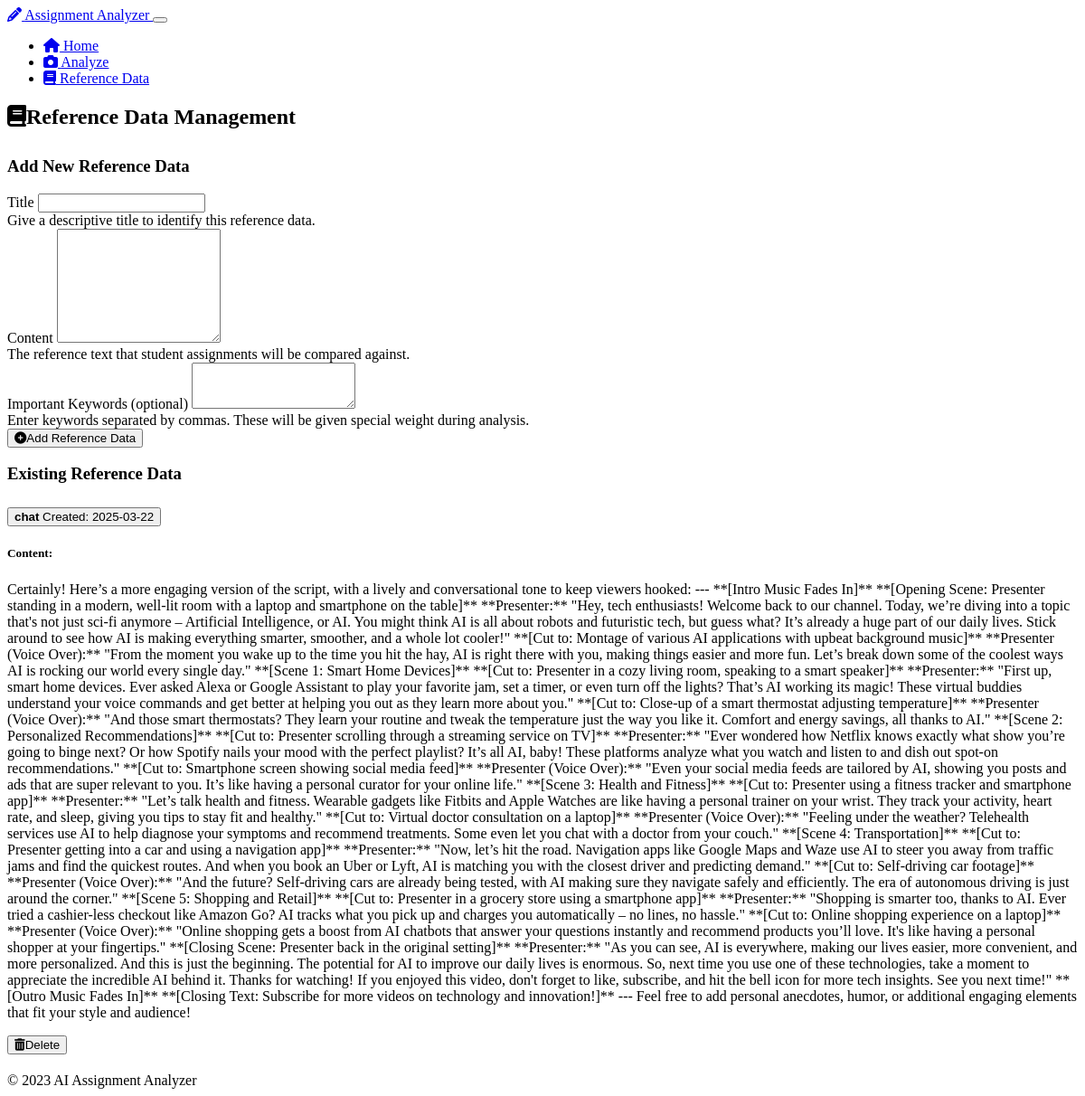
Screenshot of /reference with the database file from the repository.
### models.py (models this page shows, shortened)
class ReferenceData(db.Model):
    id = db.Column(db.Integer, primary_key=True)
    title = db.Column(db.String(255), nullable=False)
    content = db.Column(db.Text, nullable=False)
    keywords = db.Column(db.Text)  # Comma-separated keywords
    created_at = db.Column(db.DateTime, default=datetime.utcnow)

### app.py (the view, shortened to what this page needs)
@app.route('/reference', methods=['GET', 'POST'])
def reference():
    references = []
    with app.app_context():
        references = models.ReferenceData.query.all()
    return render_template('reference.html', references=references)

### templates/reference.html (shortened to what this page needs)
{% extends 'layout.html' %}
{% block content %}
<div class="row">
    <div class="col-md-12 mb-4">
        <h2 class="section-title">
            <i class="fas fa-book me-2"></i>Reference Data Management
        </h2>
    </div>
    <div class="col-md-5">
        <div class="card mb-4">
            <div class="card-header bg-primary">
                <h3 class="mb-0">Add New Reference Data</h3>
            </div>
            <div class="card-body">
                <form action="{{ url_for('reference') }}" method="post">
                    <div class="mb-3">
                        <label for="title" class="form-label">Title</label>
                        <input type="text" class="form-control" id="title" name="title" required>
                        <div class="form-text">Give a descriptive title to identify this reference data.</div>
                    </div>
                    <div class="mb-3">
                        <label for="content" class="form-label">Content</label>
                        <textarea class="form-control" id="content" name="content" rows="8" required></textarea>
                        <div class="form-text">The reference text that student assignments will be compared against.</div>
                    </div>
                    <div class="mb-3">
                        <label for="keywords" class="form-label">Important Keywords (optional)</label>
                        <textarea class="form-control" id="keywords" name="keywords" rows="3"></textarea>
                        <div class="form-text">Enter keywords separated by commas. These will be given special weight during analysis.</div>
                    </div>
                    <div class="d-grid">
                        <button type="submit" class="btn btn-success">
                            <i class="fas fa-plus-circle me-2"></i>Add Reference Data
                        </button>
                    </div>
                </form>
            </div>
        </div>
    </div>
    <div class="col-md-7">
        <div class="card">
            <div class="card-header bg-info">
                <h3 class="mb-0">Existing Reference Data</h3>
            </div>
            <div class="card-body">
                {% if references %}
                    <div class="accordion" id="referencesAccordion">
                        {% for reference in references %}
                            <div class="accordion-item reference-card">
                                <h2 class="accordion-header" id="heading{{ reference.id }}">
                                    <button class="accordion-button collapsed" type="button" data-bs-toggle="collapse" data-bs-target="#collapse{{ reference.id }}" aria-expanded="false" aria-controls="collapse{{ reference.id }}">
                                        <strong>{{ reference.title }}</strong>
                                        <span class="ms-auto badge bg-secondary">Created: {{ reference.created_at.strftime('%Y-%m-%d') }}</span>
                                    </button>
                                </h2>
                                <div id="collapse{{ reference.id }}" class="accordion-collapse collapse" aria-labelledby="heading{{ reference.id }}" data-bs-parent="#referencesAccordion">
                                    <div class="accordion-body">
                                        <h5>Content:</h5>
                                        <div class="card mb-3">
                                            <div class="card-body">
                                                <p class="mb-0">{{ reference.content }}</p>
                                            </div>
                                        </div>
                                        <form action="{{ url_for('delete_reference', id=reference.id) }}" method="post" class="mt-3">
                                            <button type="submit" class="btn btn-danger" onclick="return confirm('Are you sure you want to delete this reference data?');">
                                                <i class="fas fa-trash-alt me-2"></i>Delete
                                            </button>
                                        </form>
                                    </div>
                                </div>
                            </div>
                        {% endfor %}
                    </div>
                {% else %}
                    <div class="alert alert-warning mb-0">
                        <i class="fas fa-exclamation-circle me-2"></i>
                        No reference data available. Please add some reference data to begin analyzing assignments.
                    </div>
                {% endif %}
            </div>
        </div>
    </div>
</div>
{% endblock %}

### templates/layout.html (shortened to what this page needs)
<!DOCTYPE html>
<html lang="en" data-bs-theme="dark">
<head>
    <link rel="stylesheet" href="https://cdn.replit.com/agent/bootstrap-agent-dark-theme.min.css">
    <link rel="stylesheet" href="https://cdnjs.cloudflare.com/ajax/libs/font-awesome/6.4.0/css/all.min.css">
    <link rel="stylesheet" href="{{ url_for('static', filename='css/custom.css') }}">
</head>
<body>
    <nav class="navbar navbar-expand-lg navbar-dark bg-dark mb-4">
        <div class="container">
            <a class="navbar-brand" href="{{ url_for('index') }}">
                <i class="fas fa-pencil-alt me-2"></i>
                Assignment Analyzer
            </a>
            <button class="navbar-toggler" type="button" data-bs-toggle="collapse" data-bs-target="#navbarNav" aria-controls="navbarNav" aria-expanded="false" aria-label="Toggle navigation">
            </button>
            <div class="collapse navbar-collapse" id="navbarNav">
                <ul class="navbar-nav ms-auto">
                    <li class="nav-item">
                        <a class="nav-link" href="{{ url_for('index') }}">
                            <i class="fas fa-home me-1"></i> Home
                        </a>
                    </li>
                    <li class="nav-item">
                        <a class="nav-link" href="{{ url_for('analyze') }}">
                            <i class="fas fa-camera me-1"></i> Analyze
                        </a>
                    </li>
                    <li class="nav-item">
                        <a class="nav-link" href="{{ url_for('reference') }}">
                            <i class="fas fa-book me-1"></i> Reference Data
                        </a>
                    </li>
                </ul>
            </div>
        </div>
    </nav>
    <main class="container py-4">
        {% block content %}{% endblock %}
    </main>
    <footer class="footer mt-5 py-3 bg-dark">
        <div class="container text-center">
            <span class="text-muted">© 2023 AI Assignment Analyzer</span>
        </div>
    </footer>
</body>
</html>

### static/css/custom.css (style rules this page uses)
.reference-card { margin-bottom: 20px; transition: transform 0.3s; }
.section-title { margin-bottom: 20px; padding-bottom: 10px; border-bottom: 1px solid var(--bs-gray-700); }

### rows the page displays
ReferenceData: title "chat", created_at "2025-03-22", content "Certainly! Here’s a more engaging version of the script, with a lively and conversational tone to keep viewers hooked: --- **[Intro Music Fades In]** **[Opening Scene: Presenter standing in a modern, well-lit room with a laptop and smartphone on the table]** **Presenter:** \"Hey, tech enthusiasts! Welcome back to our channel. Today, we’re diving into a topic that's not just sci-fi anymore – Artificial Intelligence, or AI. You might think AI is all about robots and futuristic tech, but guess what? It’s already a huge part of our daily lives. Stick around to see how AI is making everything smarter, smoother, and a whole lot cooler!\" **[Cut to: Montage of various AI applications with upbeat…"
